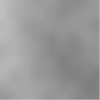
Frame 1 (no input)
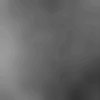
Frame 60 (no input)
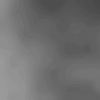
Frame 120 (the mouse pressed at the canvas centre since frame 60)

The p5.js sketch that drew these frames (run headless with seeded random() and noise() and a simulated clock; from frame 60 on, the mouse is pressed at the canvas centre):

// p5.js sketch
// ── sketch.js
function setup() {
  createCanvas(100, 100);
  background(220);
}

let zoff = 0.0;

function draw() {
  zoff += 0.01;
  let xoff = 0.0;
  for (let x = 0; x < 100; x++) {
    let yoff = 0.0;
    for (let y = 0; y < 100; y++) {
      let bright = map(noise(xoff, yoff, zoff), 0, 1, 0, 255);
      stroke(bright);
      point(x, y);
      yoff += 0.01;
    }
    xoff += 0.01;
  }
}
